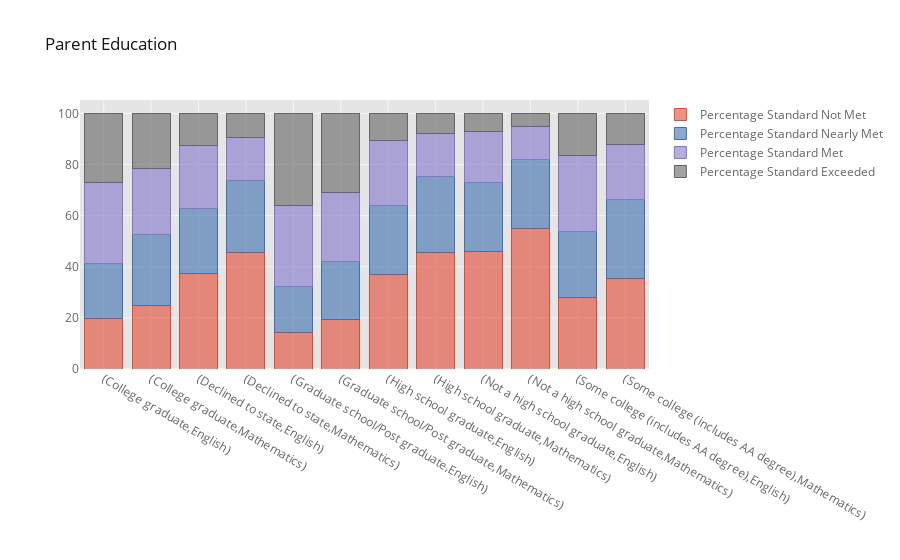

Notebook cell for this chart:
### Code cell
stackedbar_interactive(final_data, 'Parent Education')

### Figure 1 — Plotly figure (JSON) as saved in the notebook; plotly's stock layout.template omitted (floating-point values rounded to 4 significant figures)
{"data": [{"marker": {"color": "rgba(226, 74, 51, 0.6)", "line": {"color": "rgba(226, 74, 51, 1.0)", "width": 1}}, "name": "Percentage Standard Not Met", "orientation": "v", "text": "", "type": "bar", "x": ["(College graduate,English)", "(College graduate,Mathematics)", "(Declined to state,English)", "(Declined to state,Mathematics)", "(Graduate school/Post graduate,English)", "(Graduate school/Post graduate,Mathematics)", "(High school graduate,English)", "(High school graduate,Mathematics)", "(Not a high school graduate,English)", "(Not a high school graduate,Mathematics)", "(Some college (includes AA degree),English)", "(Some college (includes AA degree),Mathematics)"], "y": [19.79, 24.68, 37.45, 45.74, 14.47, 19.46, 37.13, 45.63, 46.12, 55.05, 27.87, 35.38]}, {"marker": {"color": "rgba(62, 111, 176, 0.6)", "line": {"color": "rgba(62, 111, 176, 1.0)", "width": 1}}, "name": "Percentage Standard Nearly Met", "orientation": "v", "text": "", "type": "bar", "x": ["(College graduate,English)", "(College graduate,Mathematics)", "(Declined to state,English)", "(Declined to state,Mathematics)", "(Graduate school/Post graduate,English)", "(Graduate school/Post graduate,Mathematics)", "(High school graduate,English)", "(High school graduate,Mathematics)", "(Not a high school graduate,English)", "(Not a high school graduate,Mathematics)", "(Some college (includes AA degree),English)", "(Some college (includes AA degree),Mathematics)"], "y": [21.39, 28.05, 25.18, 27.94, 17.69, 22.57, 26.92, 29.8, 26.87, 26.9, 25.88, 30.97]}, {"marker": {"color": "rgba(132, 118, 202, 0.6)", "line": {"color": "rgba(132, 118, 202, 1.0)", "width": 1}}, "name": "Percentage Standard Met", "orientation": "v", "text": "", "type": "bar", "x": ["(College graduate,English)", "(College graduate,Mathematics)", "(Declined to state,English)", "(Declined to state,Mathematics)", "(Graduate school/Post graduate,English)", "(Graduate school/Post graduate,Mathematics)", "(High school graduate,English)", "(High school graduate,Mathematics)", "(Not a high school graduate,English)", "(Not a high school graduate,Mathematics)", "(Some college (includes AA degree),English)", "(Some college (includes AA degree),Mathematics)"], "y": [31.76, 25.88, 24.88, 16.88, 31.8, 27.08, 25.29, 16.87, 20.12, 12.95, 29.88, 21.68]}, {"marker": {"color": "rgba(101, 101, 101, 0.6)", "line": {"color": "rgba(101, 101, 101, 1.0)", "width": 1}}, "name": "Percentage Standard Exceeded", "orientation": "v", "text": "", "type": "bar", "x": ["(College graduate,English)", "(College graduate,Mathematics)", "(Declined to state,English)", "(Declined to state,Mathematics)", "(Graduate school/Post graduate,English)", "(Graduate school/Post graduate,Mathematics)", "(High school graduate,English)", "(High school graduate,Mathematics)", "(Not a high school graduate,English)", "(Not a high school graduate,Mathematics)", "(Some college (includes AA degree),English)", "(Some college (includes AA degree),Mathematics)"], "y": [27.07, 21.39, 12.5, 9.434, 36.03, 30.89, 10.66, 7.697, 6.89, 5.1, 16.37, 11.97]}], "layout": {"autosize": true, "barmode": "stack", "legend": {"bgcolor": "#FFFFFF", "font": {"color": "#666666"}, "traceorder": "normal"}, "paper_bgcolor": "#FFFFFF", "plot_bgcolor": "#E5E5E5", "title": {"font": {"color": "#151516"}, "text": "Parent Education"}, "xaxis": {"autorange": true, "gridcolor": "#F6F6F6", "range": [-0.5, 11.5], "showgrid": true, "tickfont": {"color": "#666666"}, "title": {"font": {"color": "#666666"}, "text": ""}, "type": "category", "zerolinecolor": "#F6F6F6"}, "yaxis": {"autorange": true, "gridcolor": "#F6F6F6", "range": [0, 105.3], "showgrid": true, "tickfont": {"color": "#666666"}, "title": {"font": {"color": "#666666"}, "text": ""}, "type": "linear", "zerolinecolor": "#F6F6F6"}}}
